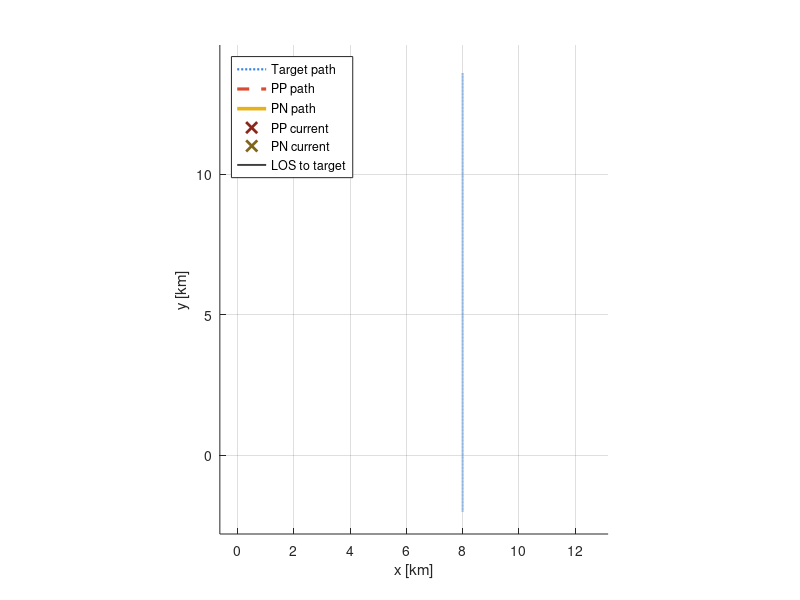

Source code (MATLAB): (Note: this script raises an error after producing the figure.)
function sim1_pn_vs_pp_crossing_anim()
% SIM1_PN_VS_PP_CROSSING_ANIM
% ---------------------------------------------------------------
% Animated version of Thesis Demo 1:
%   Proportional Navigation (PN) vs Pure Pursuit (PP) in a simple
%   crossing-target engagement.
%
% Purpose:
%   Shows the time evolution of the PN and PP chasers under the
%   same physical limits.
%
% Fairness:
%   Both chasers:
%       - start from the same initial position
%       - start with the same initial heading
%       - fly with the same constant speed
%       - use the same lateral acceleration limit
%       - use the same hit radius
%
%   The only difference is the guidance law.
%
% Outputs:
%   - sim1_pn_vs_pp_crossing_anim.mp4
%   - sim1_pn_vs_pp_crossing_anim.gif
%
% Author:
%   Mehmet Barış Özçelik

clc; clear; close all;

%% ========================================================================
% 1. Scenario and parameters
% ========================================================================

DT = 0.02;      % [s] integration time step
T  = 60;        % [s] total simulation time

vm = 320;       % [m/s] chaser speed, shared by PN and PP
vt = 260;       % [m/s] target speed

N     = 4.0;    % [-] PN navigation constant
amax  = 80;     % [m/s^2] lateral acceleration limit, shared by PN and PP
Rhit  = 20;     % [m] hit radius
Kpp   = 1.6;    % [-] PP heading-error gain

% Crossing geometry
xm  = 0;
ym  = 0;
thm = 0;

xmPP  = xm;
ymPP  = ym;
thmPP = thm;

% Target starts ahead/right and moves upward.
xt  = 8000;
yt  = -2000;
tht = pi/2;

%% ========================================================================
% 2. Helper functions and storage
% ========================================================================

LOS  = @(x1,y1,x2,y2) atan2(y2-y1, x2-x1);
wrap = @(a) atan2(sin(a), cos(a));
clip = @(x,lo,hi) min(max(x,lo),hi);

K = round(T/DT);

Mm = zeros(K+1,2);   % Proportional-navigation chaser positions
Mp = zeros(K+1,2);   % Pure-pursuit chaser positions
Tt = zeros(K+1,2);   % Target positions

Mm(1,:) = [xm,   ym];
Mp(1,:) = [xmPP, ymPP];
Tt(1,:) = [xt,   yt];

hitPN = false;
hitPP = false;

tPN = NaN;
tPP = NaN;

dminPN = inf;
dminPP = inf;

pminPN = [NaN NaN];
pminPP = [NaN NaN];

%% ========================================================================
% 3. Simulation loop
% ========================================================================

for k = 1:K

    % ---------------------------------------------------------------------
    % Target motion: constant velocity, straight line
    % ---------------------------------------------------------------------
    xtn = xt + vt*DT*cos(tht);
    ytn = yt + vt*DT*sin(tht);

    % ---------------------------------------------------------------------
    % Proportional Navigation chaser
    % ---------------------------------------------------------------------
    R = [xt - xm;
         yt - ym];

    Vrel = [vt*cos(tht) - vm*cos(thm);
            vt*sin(tht) - vm*sin(thm)];

    R2 = max(1e-9, R.'*R);

    lambda_dot = (R(1)*Vrel(2) - R(2)*Vrel(1)) / R2;
    Vc         = -(R.'*Vrel) / sqrt(R2);

    a_lat = clip(N * Vc * lambda_dot, -amax, amax);

    thm = thm + (a_lat/vm)*DT;

    xmn = xm + vm*DT*cos(thm);
    ymn = ym + vm*DT*sin(thm);

    % ---------------------------------------------------------------------
    % Pure Pursuit chaser
    % ---------------------------------------------------------------------
    lambdaPP = LOS(xmPP, ymPP, xt, yt);
    errPP    = wrap(lambdaPP - thmPP);

    w_cmd   = Kpp * errPP;
    a_latPP = clip(vm*w_cmd, -amax, amax);

    thmPP = thmPP + (a_latPP/vm)*DT;

    xmPPn = xmPP + vm*DT*cos(thmPP);
    ymPPn = ymPP + vm*DT*sin(thmPP);

    % ---------------------------------------------------------------------
    % Logging
    % ---------------------------------------------------------------------
    Mm(k+1,:) = [xmn,   ymn];
    Mp(k+1,:) = [xmPPn, ymPPn];
    Tt(k+1,:) = [xtn,   ytn];

    dPN = hypot(xmn   - xtn, ymn   - ytn);
    dPP = hypot(xmPPn - xtn, ymPPn - ytn);

    if dPN < dminPN
        dminPN = dPN;
        pminPN = [xmn, ymn]; %#ok<NASGU>
    end

    if dPP < dminPP
        dminPP = dPP;
        pminPP = [xmPPn, ymPPn]; %#ok<NASGU>
    end

    if ~hitPN && dPN < Rhit
        hitPN = true;
        tPN   = k*DT;
    end

    if ~hitPP && dPP < Rhit
        hitPP = true;
        tPP   = k*DT;
    end

    % Advance states
    xm = xmn;
    ym = ymn;

    xmPP = xmPPn;
    ymPP = ymPPn;

    xt = xtn;
    yt = ytn;
end

%% ========================================================================
% 4. Metrics
% ========================================================================

tvec = (0:K)*DT;

kPNend = K+1;
if hitPN
    kPNend = min(K+1, round(tPN/DT)+1);
end

kPPend = K+1;
if hitPP
    kPPend = min(K+1, round(tPP/DT)+1);
end

plPN = traj_length(Mm(1:kPNend,:));
plPP = traj_length(Mp(1:kPPend,:));

fprintf('=== Demo 1 Animation: PN vs Pure Pursuit Crossing Engagement ===\n');
fprintf('Chaser speed: v_m = %.1f m/s\n', vm);
fprintf('Target speed     : v_t = %.1f m/s\n', vt);
fprintf('Shared a_max     : %.1f m/s^2\n', amax);
fprintf('Hit radius       : %.1f m\n', Rhit);
fprintf('Fairness note    : PN and PP share speed, initial condition, and acceleration limit.\n');
fprintf('                   Only the guidance law differs.\n');

fprintf('\nIntercept times:\n');
fprintf('  PN : %s\n', tern(hitPN, sprintf('hit at t = %.2f s', tPN), 'no hit'));
fprintf('  PP : %s\n', tern(hitPP, sprintf('hit at t = %.2f s', tPP), 'no hit'));

fprintf('\nMinimum separation:\n');
fprintf('  PN : %.1f m\n', dminPN);
fprintf('  PP : %.1f m\n', dminPP);

fprintf('\nPath lengths:\n');
fprintf('  PN : %.1f m\n', plPN);
fprintf('  PP : %.1f m\n', plPP);
fprintf('  PP/PN path-length ratio: %.2f\n', plPP / max(plPN,1e-9));
fprintf('===============================================================\n\n');

%% ========================================================================
% 5. Animation setup
% ========================================================================

km = 1e-3;

allX = [Mm(:,1); Mp(:,1); Tt(:,1)];
allY = [Mm(:,2); Mp(:,2); Tt(:,2)];

dx = max(allX) - min(allX);
dy = max(allY) - min(allY);

margin = 0.05;

xlims = [min(allX)-margin*dx, max(allX)+margin*dx];
ylims = [min(allY)-margin*dy, max(allY)+margin*dy];

fig = figure('Color','w','Position',[110 110 980 640]);
ax  = axes('Parent',fig);

hold(ax,'on');
grid(ax,'on');
axis(ax,'equal');

xlabel(ax,'x [km]');
ylabel(ax,'y [km]');

xlim(ax, xlims*km);
ylim(ax, ylims*km);

% Full target path
hTarget = plot(ax, Tt(:,1)*km, Tt(:,2)*km, ':', ...
    'LineWidth',1.6, ...
    'Color',[0.2 0.5 0.9], ...
    'DisplayName','Target path');

% PN and PP paths
hPPpath = plot(ax, nan, nan, '--', ...
    'LineWidth',2.3, ...
    'Color',[0.85 0.3 0.2], ...
    'DisplayName','PP path');

hPNpath = plot(ax, nan, nan, '-', ...
    'LineWidth',2.6, ...
    'Color',[0.90 0.70 0.10], ...
    'DisplayName','PN path');

% Current markers
hPPend = plot(ax, nan, nan, 'x', ...
    'Color',[0.55 0.15 0.1], ...
    'LineWidth',2.0, ...
    'MarkerSize',10, ...
    'DisplayName','PP current');

hPNend = plot(ax, nan, nan, 'x', ...
    'Color',[0.5 0.4 0.1], ...
    'LineWidth',2.0, ...
    'MarkerSize',10, ...
    'DisplayName','PN current');

% LOS line from PN to target
hLOS = plot(ax, nan, nan, '-', ...
    'Color',[0.25 0.25 0.25], ...
    'LineWidth',1.4, ...
    'DisplayName','LOS at PN end');

legend(ax, [hTarget, hPPpath, hPNpath, hPPend, hPNend, hLOS], ...
       {'Target path', 'PP path', 'PN path', ...
        'PP current', 'PN current', 'LOS to target'}, ...
       'Location','northwest');

%% ========================================================================
% 6. Writers
% ========================================================================

fps    = 40;
stride = 2;

make_mp4 = true;
make_gif = true;

if make_mp4
    vw = VideoWriter('sim1_pn_vs_pp_crossing_anim.mp4', 'MPEG-4');
    vw.FrameRate = fps;
    open(vw);
end

gifname = 'sim1_pn_vs_pp_crossing_anim.gif';
gif_written = false;

%% ========================================================================
% 7. Animation loop
% ========================================================================

for k = 1:stride:(K+1)

    kPN = min(k, kPNend);
    kPP = min(k, kPPend);

    set(hPPpath, ...
        'XData', Mp(1:kPP,1)*km, ...
        'YData', Mp(1:kPP,2)*km);

    set(hPNpath, ...
        'XData', Mm(1:kPN,1)*km, ...
        'YData', Mm(1:kPN,2)*km);

    set(hPPend, ...
        'XData', Mp(kPP,1)*km, ...
        'YData', Mp(kPP,2)*km);

    set(hPNend, ...
        'XData', Mm(kPN,1)*km, ...
        'YData', Mm(kPN,2)*km);

    set(hLOS, ...
        'XData', [Mm(kPN,1), Tt(kPN,1)]*km, ...
        'YData', [Mm(kPN,2), Tt(kPN,2)]*km);

    tk = tvec(min(k,K+1));

    if hitPN && tk >= tPN
        statusPN = sprintf('PN hit at %.1f s', tPN);
    else
        statusPN = sprintf('PN tracking, t = %.1f s', tk);
    end

    if hitPP && tk >= tPP
        statusPP = sprintf('PP hit at %.1f s', tPP);
    else
        statusPP = 'PP tracking';
    end

    title(ax, { ...
        'Demo 1: Proportional Navigation vs Pure Pursuit', ...
        [statusPN, '   |   ', statusPP]});

    drawnow;

    fr  = getframe(fig);
    img = frame2im(fr);

    if make_mp4
        writeVideo(vw, fr);
    end

    if make_gif
        [A,map] = rgb2ind(img,256);

        if ~gif_written
            imwrite(A, map, gifname, 'gif', ...
                    'LoopCount', inf, ...
                    'DelayTime', 1/fps);

            gif_written = true;
        else
            imwrite(A, map, gifname, 'gif', ...
                    'WriteMode', 'append', ...
                    'DelayTime', 1/fps);
        end
    end
end

%% ========================================================================
% 8. Close writers
% ========================================================================

if make_mp4
    close(vw);
end

fprintf('Saved animation files:\n');

if make_mp4
    fprintf('  sim1_pn_vs_pp_crossing_anim.mp4\n');
end

if make_gif
    fprintf('  %s\n', gifname);
end

end

%% ========================================================================
% Helper functions
% ========================================================================
function s = tern(c, a, b)

if c
    s = a;
else
    s = b;
end

end

% -------------------------------------------------------------------------
function L = traj_length(P)

if size(P,1) < 2
    L = 0;
else
    d = diff(P,1,1);
    L = sum(hypot(d(:,1), d(:,2)));
end

end
